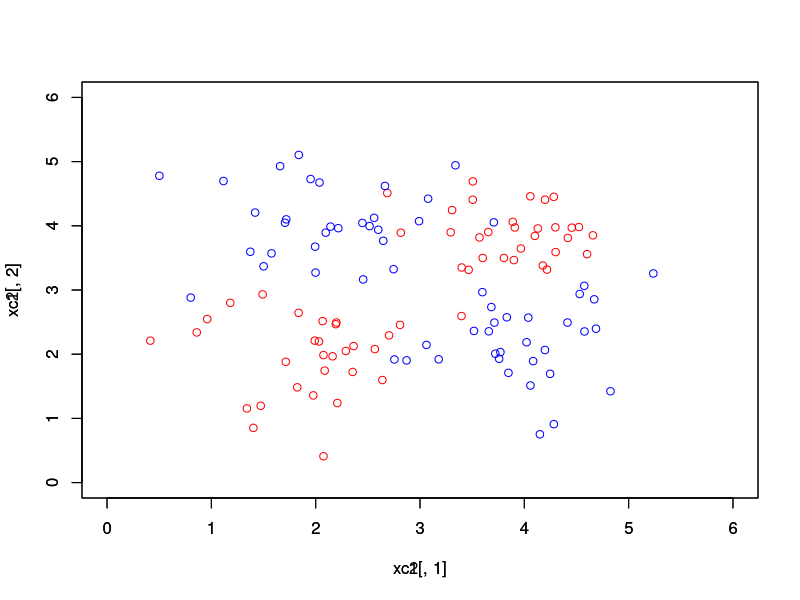
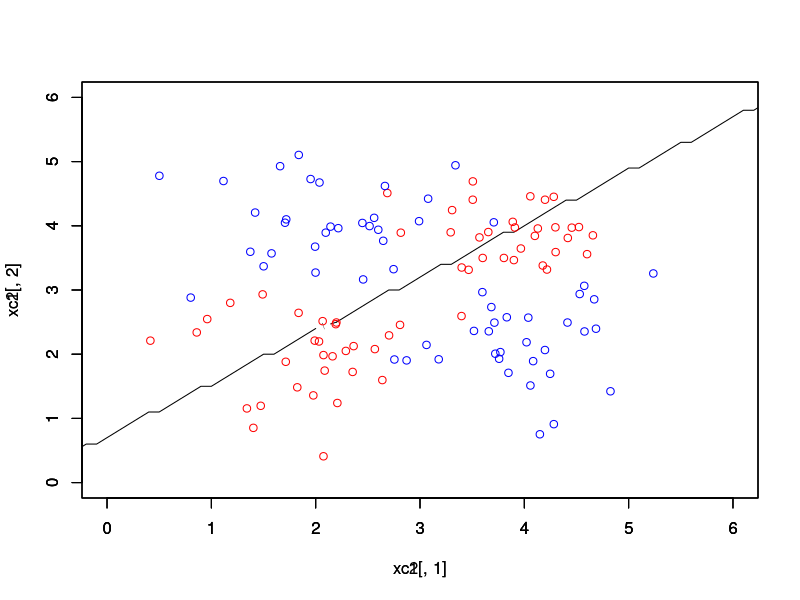

These charts were generated, in order, by the following R code:
  rm(list = ls())
  library(corpcor)
  
  # Geração dos dados que irão ser usados para treinar.
  N <- 30
  m1 <- c(2, 2)
  m2 <- c(4, 4)
  m3 <- c(2, 4)
  m4 <- c(4, 2)
  # Matriz com 2 colunas, cada uma com 30 valores cada, gerada randomicamente e acrescidos dos valores (2, 2) e (4, 4).
  # Isso serve para deslocar o centro dos pontos.
  g1 <- matrix(rnorm(N*2, sd = 0.6), nrow = N, ncol = 2) + matrix(m1, nrow = N,  ncol = 2, byrow = TRUE )
  g2 <- matrix(rnorm(N*2, sd = 0.6), nrow = N, ncol = 2) + matrix(m2, nrow = N,  ncol = 2, byrow = TRUE )
  
  # Matriz com 2 colunas, cada uma com 30 valores cada, gerada randomicamente e acrescidos dos valores (2, 4) e (4, 2).
  # Isso serve para deslocar o centro dos pontos.
  g3 <- matrix(rnorm(N*2, sd = 0.6), nrow = N, ncol = 2) + matrix(m3, nrow = N,  ncol = 2, byrow = TRUE )
  g4 <- matrix(rnorm(N*2, sd = 0.6), nrow = N, ncol = 2) + matrix(m4, nrow = N,  ncol = 2, byrow = TRUE )
  
  xc1 <- rbind(g1, g2)
  xc2 <- rbind(g3, g4)
  plot(xc1[, 1], xc1[, 2], col = 'red', xlim = c(0, 6), ylim = c(0, 6))
  par(new = TRUE)
  plot(xc2[, 1], xc2[, 2], col = 'blue', xlim = c(0, 6), ylim = c(0, 6))

  X <- rbind(xc1, xc2)
  y_onesneg <- matrix(-1, ncol = 1, nrow = 2*N)
  y_onespos <- matrix(1, ncol = 1, nrow = 2*N)
  Y <- rbind(y_onesneg, y_onespos)
  
  
  # Terei 100 neuronios na camada intermediária.
  # Será 2 valores de entradas e 1 bias.
  p <- 1
  Z <- matrix(runif(3*p, -0.5, 0.5), nrow = 3, ncol = p)
  
  # Realizando o produto matricial e obtendo H com a função de ativação.
  Xaug <- cbind(X, 1)
  H <- tanh(Xaug %*% Z)
  
  # Agora, podemos utilizar w = H⁺Y com a solução da pseudoinversa.
  Haug <- cbind(H, 1)
  pseudHaug <- pseudoinverse(Haug)
  w <- pseudHaug %*% Y
  
  Y_hat_train <- sign(Haug %*% w)
  e_train <- sum((Y - Y_hat_train)^2) / 4
  

  seqx1x2 <- seq(-2, 10, 0.1) # gera valores de 0 até 6 com passo de 0.2.
  npgrid <- length(seqx1x2) # Pegando o tamanho da sequencia de valores gerados.
  MZ <- matrix(nrow = npgrid, ncol = npgrid) # Criando 1 matriz quadrada.
  for (i in 1:npgrid){
    for (j in 1:npgrid){
      x1 <- seqx1x2[i]
      x2 <- seqx1x2[j]
      x1x2 <- as.matrix(cbind(x1, x2, 1))
      h1 <- cbind(tanh(x1x2 %*% Z), 1)
      MZ[i, j] <- sign(h1 %*% w)
    }
  }
  
contour(seqx1x2, seqx1x2, MZ, lebels = 1, xlim = c(0, 6), ylim = c(0, 6), levels = 1)
par(new = TRUE)
plot(xc1[, 1], xc1[, 2], col = 'red', xlim = c(0, 6), ylim = c(0, 6))
par(new = TRUE)
plot(xc2[, 1], xc2[, 2], col = 'blue', xlim = c(0, 6), ylim = c(0, 6))


err_list <- vector()

for (aux in 1:length(Y_hat_train)){
  err_list[aux] <- (Y[aux] - Y_hat_train[aux])
}

err_list <- as.array(err_list)
err_list
